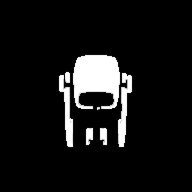
#> input picture scripts/art/src_cvc/agent_s_mask.png, 192 x 192 px
$ python build_cvc_rig.py
#> lines starting #> are read from the running program, lines starting #| are printed output that depends on the picture; after the words box and inside, x2 and y2 are one past the last pixel; in counts of white or black regions, pixels touching at a corner belong together
#!/usr/bin/env python3
"""Cut the REAL Cogs-vs-Clips cog (src_cvc/agent_s.png) into TURRET-RIG segments.

Same source + tint mask as build_cvc_masters.py — the art is SLICED, never
regenerated. The rig is a tank-style trike: a HEAD (cube + cyan visor, aims) that
swivels independently of a 3-legged base that tracks MOVEMENT, with the wheels cut
out of the legs as separate CASTER segments, plus ARMS (the shoulder pads) that
tuck when idle and reach forward to cradle the heart only when carrying.

Segments (192px frame space; recompose to the south master at rest):
  head    - cube + cyan visor (x73-118, y52-109). Faces AIM. Gun mounts on it.
  arm_l   - left shoulder assembly (post+strut+pad, x59-72). Tuck/extend about a
  arm_r     shoulder bone. RIGHT mirrored (x118-131).
  leg_fl  - left front strut (leg column minus its tire). Faces MOVEMENT, hinges
  leg_fr    at its hip, shortens on a turn. RIGHT + REAR (rear = recentred strut).
  leg_rear
  wheel_l - left front tire (oval cut out of the leg), casters about its axle.
  wheel_r   RIGHT + REAR tires.
  wheel_rear

Outputs (per team, tinted through the official CvC mask):
  data/rig_real/{team}/{head,arm_l,arm_r,leg_fl,leg_fr,leg_rear,
                        wheel_l,wheel_r,wheel_rear}.png   (all 192px frame-space)
  data/rig_real/anchors.json
Preview: /tmp/cvc_rig_segments.png
"""
from pathlib import Path
import json
import numpy as np
from PIL import Image, ImageDraw

ROOT = Path(__file__).resolve().parents[2]
SRC = Path(__file__).resolve().parent / "src_cvc"
OUT = ROOT / "data" / "rig_real"

RED = np.array([255, 70, 60], np.float32)
BLUE = np.array([70, 140, 255], np.float32)
GREEN = np.array([70, 200, 110], np.float32)
YELLOW = np.array([240, 210, 60], np.float32)
STRENGTH = 0.75
SOLID = 200
FRAME = 192

# --- Geometry in 192px agent_s frame space (measured this session) ---
HUB = (96.0, 88.0)            # cog rotation center (head-cube center); head + legs
                              # + arms all measured from here.

# Head cube + visor block.
HEAD_X0, HEAD_X1 = 73, 118
HEAD_Y0, HEAD_Y1 = 50, 110
# The two central leg-struts hang from the cube below the visor in this narrow
# x-band; they are CUT from the head (below the smile) so the aim-tracking head
# doesn't wave them forward as prongs. The smile/eyes end ~y108.
HEAD_CENTER_X0, HEAD_CENTER_X1 = 84, 108
HEAD_STRUT_CUT_Y = 109

# Arms = the two shoulder assemblies (post + strut + rounded pad).
ARM_L_X0, ARM_L_X1 = 52, 73
ARM_R_X0, ARM_R_X1 = 118, 141
ARM_Y0, ARM_Y1 = 68, 96
ARM_L_BONE = (70.0, 84.0)     # where the left arm attaches to the head side.
ARM_R_BONE = (120.0, 84.0)

# Front legs: solid pixels below the hip line, in the outer x-bands.
LEG_L_LO, LEG_L_HI = 56.0, 86.0
LEG_R_LO, LEG_R_HI = 106.0, 134.0
HIP_LINE_Y = 100.0
HIP_FL = (72.0, 100.0)        # leg swing pivots.
HIP_FR = (120.0, 100.0)
HIP_REAR = (96.0, 96.0)       # rear hip, centered behind the cube.

# Tire ovals (front wheels) cut OUT of the legs.
WHEEL_FL = dict(cx=75.0, cy=132.0, rx=13.0, ry=24.0, ang=-6.0)
WHEEL_FR = dict(cx=116.0, cy=131.0, rx=13.0, ry=24.0, ang=6.0)
AXLE_FL = (75.0, 132.0)       # wheel caster centers (tire centroid ~ oval center).
AXLE_FR = (116.0, 131.0)
REAR_FOOT_LEN = 30.0          # rear axle distance below the rear hip.


def load_mask():
    return np.asarray(Image.open(SRC / "agent_s_mask.png").convert("L"),
                      np.float32) / 255.0


def tint(rgba, team, mask):
    a = rgba.astype(np.float32)
    al = a[..., 3]
    m = mask * (al >= SOLID)
    m = (m * STRENGTH)[..., None]
    mult = a[..., :3] * (team[None, None, :] / 255.0)
    out = a[..., :3] * (1 - m) + mult * m
    return np.dstack([np.clip(out, 0, 255), al]).astype(np.uint8)


def ellipse_soft(spec):
    yy, xx = np.mgrid[0:FRAME, 0:FRAME].astype(np.float32)
    t = np.radians(spec["ang"])
    dx, dy = xx - spec["cx"], yy - spec["cy"]
    u = dx * np.cos(t) + dy * np.sin(t)
    v = -dx * np.sin(t) + dy * np.cos(t)
    r = np.sqrt((u / spec["rx"]) ** 2 + (v / spec["ry"]) ** 2)
    return np.clip((1.15 - r) / 0.30, 0.0, 1.0)


def box(x0, x1, y0, y1):
    yy, xx = np.mgrid[0:FRAME, 0:FRAME]
    return (xx >= x0) & (xx < x1) & (yy >= y0) & (yy < y1)


def apply_alpha(rgba, factor):
    out = rgba.copy()
    out[..., 3] = np.clip(rgba[..., 3].astype(np.float32) * factor, 0,
                          255).astype(np.uint8)
    return out


def shift(rgba, dx, dy):
    out = np.zeros_like(rgba)
    x0s, x1s = max(0, dx), min(FRAME, FRAME + dx)
    y0s, y1s = max(0, dy), min(FRAME, FRAME + dy)
    x0d, x1d = max(0, -dx), min(FRAME, FRAME - dx)
    y0d, y1d = max(0, -dy), min(FRAME, FRAME - dy)
    out[y0s:y1s, x0s:x1s] = rgba[y0d:y1d, x0d:x1d]
    return out


def main():
    OUT.mkdir(parents=True, exist_ok=True)
    mask = load_mask()
    raw = np.asarray(Image.open(SRC / "agent_s.png").convert("RGBA")).copy()
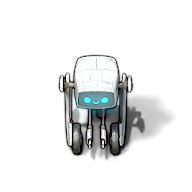
#> input picture scripts/art/src_cvc/agent_s.png, 192 x 192 px
#> raw is the input picture: shape (192, 192, 4); mean R, G, B, A 17.8, 19.4, 19.5, 39.2
    solid = raw[..., 3] >= SOLID
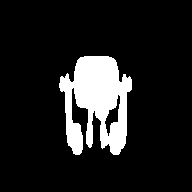
#> solid: shape (192, 192) bool; 12.4% white; 1 white region, box (x1, y1, x2, y2) and area: (59, 56, 132, 155) 4556
    # Drop the baked soft drop-shadow: each segment carries its own slice and,
    # stacked, sub-solid shadow makes bright halos. Segments are pure cog shell.
    base = raw.copy()
    base[..., 3] = np.where(solid, raw[..., 3], 0).astype(np.uint8)
#> base: shape (192, 192, 4); 10.75% of pixels changed, all inside (x1, y1, x2, y2) = (57, 53, 177, 162)

    solidf = solid.astype(np.float32)
    # Region masks.
    head_m = box(HEAD_X0, HEAD_X1, HEAD_Y0, HEAD_Y1) & solid
#> head_m: shape (192, 192) bool; 6% white; 1 white region, box (x1, y1, x2, y2) and area: (73, 56, 118, 110) 2230
    arm_l_m = box(ARM_L_X0, ARM_L_X1, ARM_Y0, ARM_Y1) & solid & ~head_m
#> arm_l_m: shape (192, 192) bool; 0.59% white; 1 white region, box (x1, y1, x2, y2) and area: (59, 73, 73, 96) 219
    arm_r_m = box(ARM_R_X0, ARM_R_X1, ARM_Y0, ARM_Y1) & solid & ~head_m
#> arm_r_m: shape (192, 192) bool; 0.66% white; 1 white region, box (x1, y1, x2, y2) and area: (118, 70, 132, 96) 242
    reg_l = box(LEG_L_LO, LEG_L_HI, HIP_LINE_Y, FRAME) & solid
#> reg_l: shape (192, 192) bool; 1.8% white; 2 white regions, box (x1, y1, x2, y2) and area: (65, 100, 83, 155) 595, (76, 100, 86, 108) 72
    reg_r = box(LEG_R_LO, LEG_R_HI, HIP_LINE_Y, FRAME) & solid
#> reg_r: shape (192, 192) bool; 2.3% white; 2 white regions, box (x1, y1, x2, y2) and area: (106, 100, 127, 155) 723, (106, 100, 117, 118) 118
    wl = ellipse_soft(WHEEL_FL) * reg_l
    wr = ellipse_soft(WHEEL_FR) * reg_r
    strut_l = np.clip(reg_l.astype(np.float32) - wl, 0, 1)
    strut_r = np.clip(reg_r.astype(np.float32) - wr, 0, 1)

    # The head segment takes the remaining solid pixels the others didn't (the
    # body shell), so the head — drawn last — covers the hub/leg-joins (no
    # head-hole). BUT it must NOT keep the two central leg-struts that hang below
    # the visor: the head tracks AIM, so those struts would always point forward
    # like two thin parallel prongs. The trike already has 3 dedicated
    # movement-legs + 3 wheels for the undercarriage, so we DROP the head's
    # center struts (the narrow x-band below the visor) — the head becomes a clean
    # turret (cube + visor + smile) that swivels alone.
    center_strut = box(HEAD_CENTER_X0, HEAD_CENTER_X1, HEAD_STRUT_CUT_Y, FRAME) \
        & solid
#> center_strut: shape (192, 192) bool; 1.5% white; 1 white region, box (x1, y1, x2, y2) and area: (86, 109, 108, 149) 536
    taken = np.clip(head_m.astype(np.float32) + arm_l_m + arm_r_m
                    + reg_l.astype(np.float32) + reg_r.astype(np.float32), 0, 1)
#> taken: shape (192, 192) float32; values 0 (black) and 1 (white), 10.9% white; 3 white regions, box (x1, y1, x2, y2) and area: (59, 56, 132, 118) 2709, (106, 100, 127, 155) 723, (65, 100, 83, 155) 595
    head_f = np.clip(solidf - (arm_l_m.astype(np.float32) + arm_r_m
                     + reg_l.astype(np.float32) + reg_r.astype(np.float32)
                     + center_strut.astype(np.float32)), 0, 1)
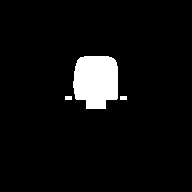
#> head_f: shape (192, 192) float32; values 0 (black) and 1 (white), 5.7% white; 3 white regions, box (x1, y1, x2, y2) and area: (73, 56, 118, 109) 2040, (65, 96, 72, 100) 28, (120, 96, 127, 100) 28

    # Rear leg+wheel = a real front leg, recentred under the rear hip, then
    # ROTATED 180° ABOUT THE HUB so it points to the REAR (behind the body,
    # north/up in the south frame) instead of forward between the front legs.
    # A rear pivot wheel casters opposite the fronts, which only reads correctly
    # when the wheel actually sits at the BACK — hence the flip.
    front_axle = (HIP_REAR[0], HIP_REAR[1] + REAR_FOOT_LEN)  # pre-flip foot spot
    dx = int(round(front_axle[0] - WHEEL_FR["cx"]))
#> dx = -20
    dy = int(round(front_axle[1] - WHEEL_FR["cy"]))
#> dy = -5
    rdx = int(round(HIP_REAR[0] - HIP_FR[0]))
    rdy = int(round(HIP_REAR[1] - HIP_FR[1]))
    # 180° about the hub maps a point p -> 2*hub - p.
    rear_hip = (2 * HUB[0] - HIP_REAR[0], 2 * HUB[1] - HIP_REAR[1])
    rear_axle = (2 * HUB[0] - front_axle[0], 2 * HUB[1] - front_axle[1])

    def rot180_about_hub(arr):
        """Rotate a full-frame RGBA array 180° about the HUB (keeps 192 canvas)."""
        im = Image.fromarray(arr)
        return np.asarray(im.rotate(180, resample=Image.NEAREST, center=HUB,
                                    expand=False))

    for team_name, team_rgb in (
            ("red", RED), ("blue", BLUE),
            ("green", GREEN), ("yellow", YELLOW)):
        d = OUT / team_name
        d.mkdir(parents=True, exist_ok=True)
        T = lambda f: tint(apply_alpha(base, f), team_rgb, mask)
        segs = {
            "head": T(head_f),
            "arm_l": T(arm_l_m.astype(np.float32)),
            "arm_r": T(arm_r_m.astype(np.float32)),
            "leg_fl": T(strut_l),
            "leg_fr": T(strut_r),
            "wheel_l": T(wl),
            "wheel_r": T(wr),
            "leg_rear": rot180_about_hub(shift(T(strut_r), rdx, rdy)),
            "wheel_rear": rot180_about_hub(shift(T(wr), dx, dy)),
        }
        for name, arr in segs.items():
            Image.fromarray(arr).save(d / f"{name}.png")
#> this loop made 4 passes
#> pass 1, in tint, `m = (m * STRENGTH)[..., None]`:
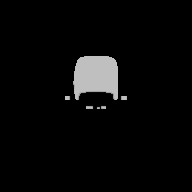
#> m: shape (192, 192, 1) float32; min 0, max 0.75, mean 0.0341

    anchors = dict(
        frame=FRAME, hub=HUB,
        anchor=dict(
            head=HUB, arm_l=ARM_L_BONE, arm_r=ARM_R_BONE,
            leg_fl=HIP_FL, leg_fr=HIP_FR, leg_rear=list(rear_hip),
            wheel_l=list(AXLE_FL), wheel_r=list(AXLE_FR),
            wheel_rear=list(rear_axle),
        ),
        hip=dict(fl=HIP_FL, fr=HIP_FR, rear=list(rear_hip)),
        axle=dict(fl=list(AXLE_FL), fr=list(AXLE_FR), rear=list(rear_axle)),
        _note="frame-space (192px agent_s). head+arms rotate to AIM about hub; "
              "legs rotate to MOVEMENT about their hip; wheels caster about axle. "
              "The rear leg+wheel are flipped 180° about the hub to sit at the "
              "BACK. Segments recompose to the south master at rest.")
    (OUT / "anchors.json").write_text(json.dumps(anchors, indent=2))

    # preview sheet
    def checker(w, h, s=8):
#> called with w = 1575, h = 205, s = 8
        img = Image.new("RGBA", (w, h))
#> img: PIL image 1575x205 RGBA; every value is 0
        dd = ImageDraw.Draw(img)
        for y in range(0, h, s):
            for x in range(0, w, s):
                c = (205, 205, 205, 255) if ((x//s+y//s) % 2 == 0) \
                    else (165, 165, 165, 255)
                dd.rectangle([x, y, x+s, y+s], fill=c)
        return img
    names = ["head", "arm_l", "arm_r", "leg_fl", "leg_fr", "leg_rear",
             "wheel_l", "wheel_r", "wheel_rear"]
    cell = 175
    sheet = checker(cell * len(names), cell + 30)
    dd = ImageDraw.Draw(sheet)
    for i, n in enumerate(names):
        im = Image.open(OUT / "blue" / f"{n}.png").convert("RGBA")
        arr = np.array(im)
        ys, xs = np.where(arr[..., 3] > 10)
#> ys = 2096 values from 56 to 108; xs = 2096 values, max 126 at index 1746, min 65 at index 1690, mean 95.63
        if len(xs):
            im = im.crop((xs.min()-2, ys.min()-2, xs.max()+3, ys.max()+3))
#> im: PIL image 66x57 RGBA
        im = im.resize((im.width*3, im.height*3), Image.NEAREST)
#> im: PIL image 198x171 RGBA
        if im.width > cell-10 or im.height > cell-10:
            im.thumbnail((cell-10, cell-10), Image.NEAREST)
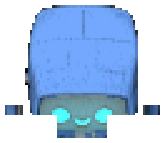
#> im: PIL image 165x143 RGBA; mean R, G, B, A 77.1, 110.1, 145.7, 141.8; transparent parts drawn white
        sheet.alpha_composite(im, (i*cell+5, 25+(cell-im.height)//2))
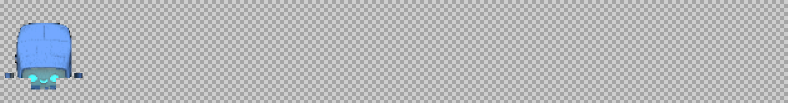
#> sheet: PIL image 1575x205 RGBA (shown at 1/2 size); mean R, G, B, A 181.6, 183.7, 186.2, 255
        dd.text((i*cell+5, 4), n, fill=(0, 0, 0, 255))
    sheet.convert("RGB").save("/tmp/cvc_rig_segments.png")
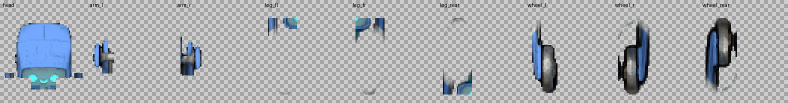
#> saved as cvc_rig_segments.png: PIL image 1575x205 RGB (shown at 1/2 size); mean R, G, B 172, 175.1, 179.1
    print("segments ->", OUT, "\npreview /tmp/cvc_rig_segments.png")


if __name__ == "__main__":
    main()
